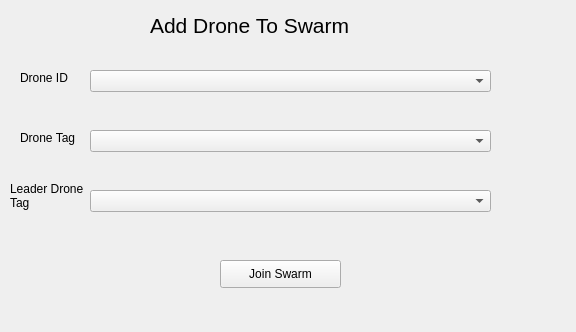
<?xml version="1.0" encoding="UTF-8"?>
<ui version="4.0">
 <class>Form</class>
 <widget class="QWidget" name="Form">
  <property name="geometry">
   <rect>
    <x>0</x>
    <y>0</y>
    <width>576</width>
    <height>332</height>
   </rect>
  </property>
  <property name="windowTitle">
   <string>Form</string>
  </property>
  <widget class="QLabel" name="label">
   <property name="geometry">
    <rect>
     <x>150</x>
     <y>-40</y>
     <width>261</width>
     <height>131</height>
    </rect>
   </property>
   <property name="font">
    <font>
     <pointsize>16</pointsize>
    </font>
   </property>
   <property name="text">
    <string>Add Drone To Swarm</string>
   </property>
  </widget>
  <widget class="QLabel" name="label_6">
   <property name="geometry">
    <rect>
     <x>10</x>
     <y>170</y>
     <width>81</width>
     <height>51</height>
    </rect>
   </property>
   <property name="text">
    <string>Leader Drone
Tag</string>
   </property>
  </widget>
  <widget class="QPushButton" name="joinSwarmButton">
   <property name="geometry">
    <rect>
     <x>220</x>
     <y>260</y>
     <width>121</width>
     <height>28</height>
    </rect>
   </property>
   <property name="text">
    <string>Join Swarm</string>
   </property>
  </widget>
  <widget class="QComboBox" name="LeaderTag">
   <property name="geometry">
    <rect>
     <x>90</x>
     <y>190</y>
     <width>401</width>
     <height>22</height>
    </rect>
   </property>
  </widget>
  <widget class="QComboBox" name="DroneID">
   <property name="geometry">
    <rect>
     <x>90</x>
     <y>70</y>
     <width>401</width>
     <height>22</height>
    </rect>
   </property>
  </widget>
  <widget class="QLabel" name="label_2">
   <property name="geometry">
    <rect>
     <x>20</x>
     <y>70</y>
     <width>55</width>
     <height>16</height>
    </rect>
   </property>
   <property name="text">
    <string>Drone ID</string>
   </property>
  </widget>
  <widget class="QLabel" name="label_4">
   <property name="geometry">
    <rect>
     <x>20</x>
     <y>130</y>
     <width>61</width>
     <height>16</height>
    </rect>
   </property>
   <property name="text">
    <string>Drone Tag</string>
   </property>
  </widget>
  <widget class="QComboBox" name="DroneTag">
   <property name="geometry">
    <rect>
     <x>90</x>
     <y>130</y>
     <width>401</width>
     <height>22</height>
    </rect>
   </property>
  </widget>
 </widget>
 <resources/>
 <connections/>
</ui>
